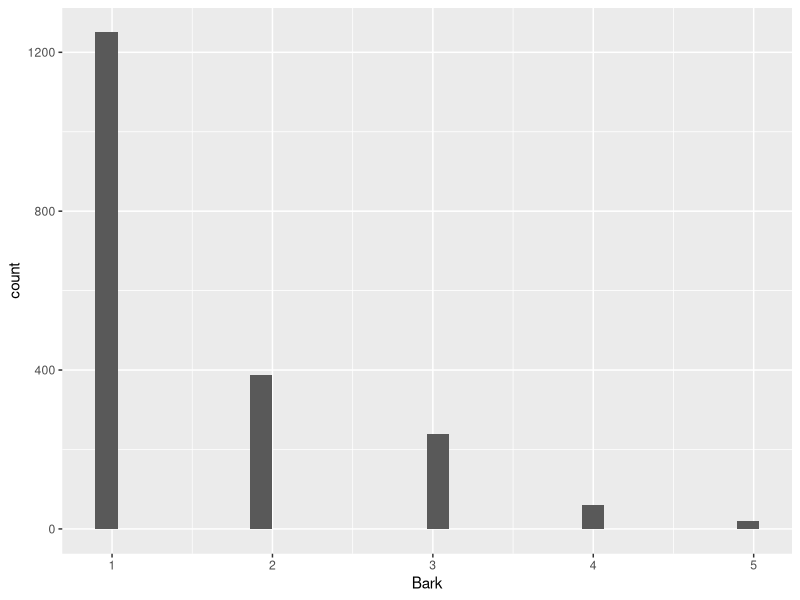
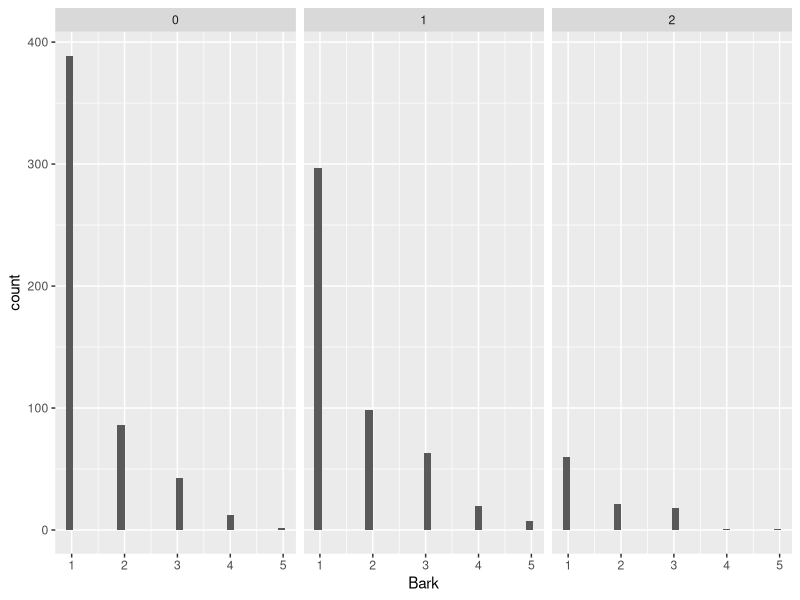
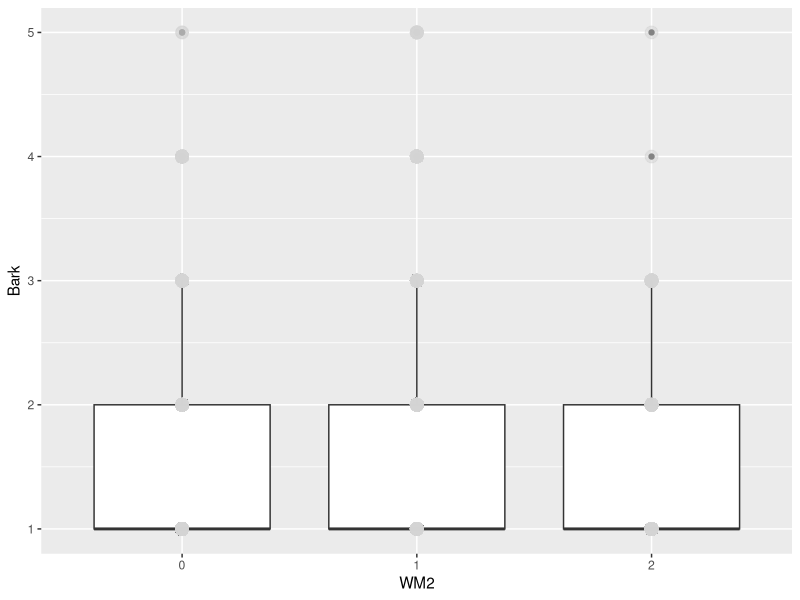
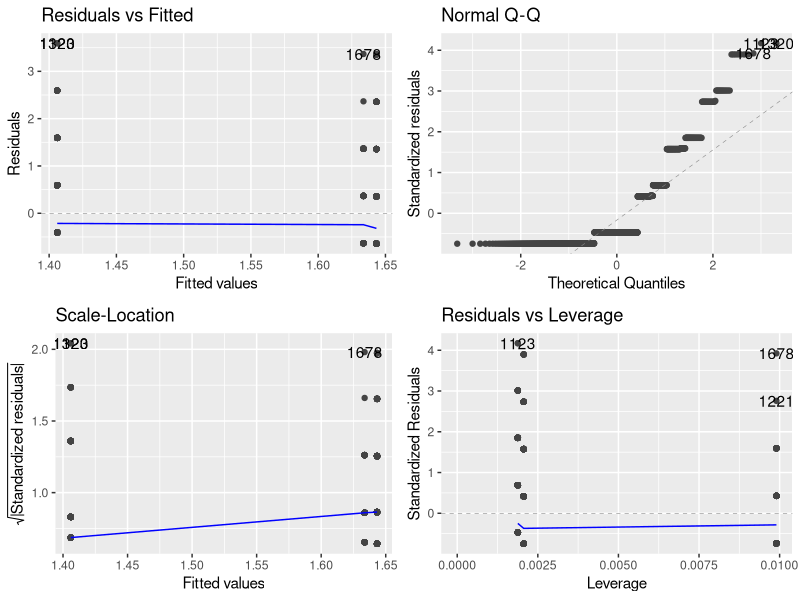
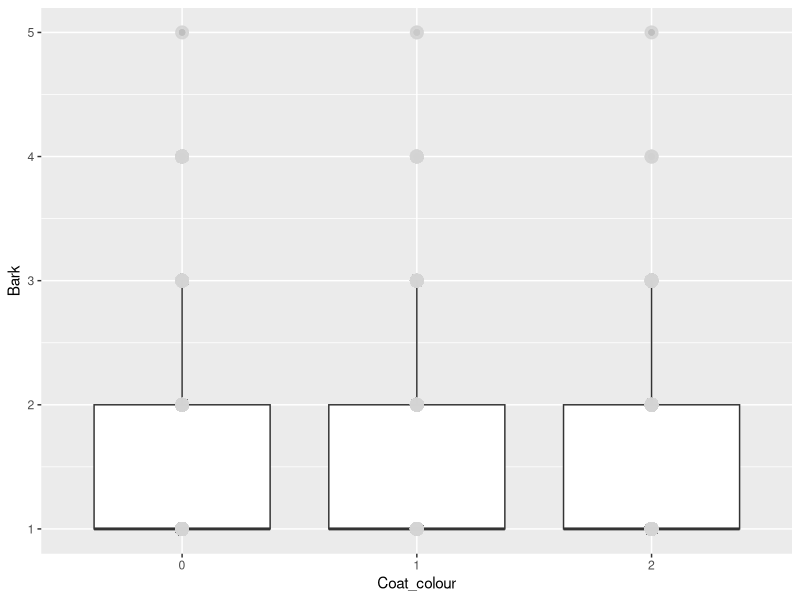
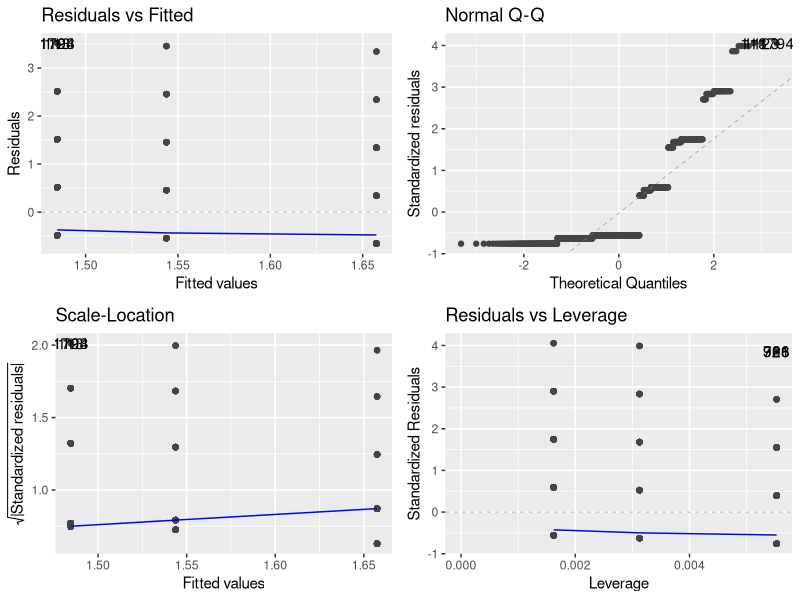
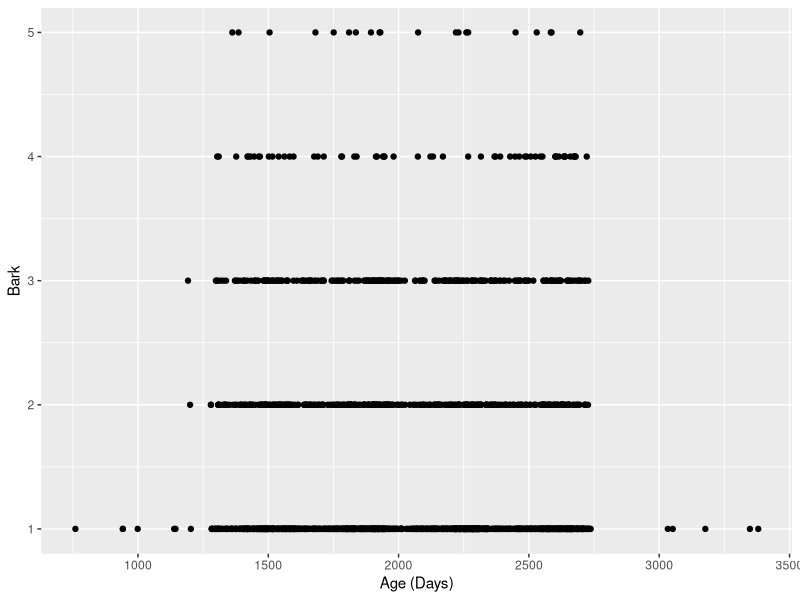
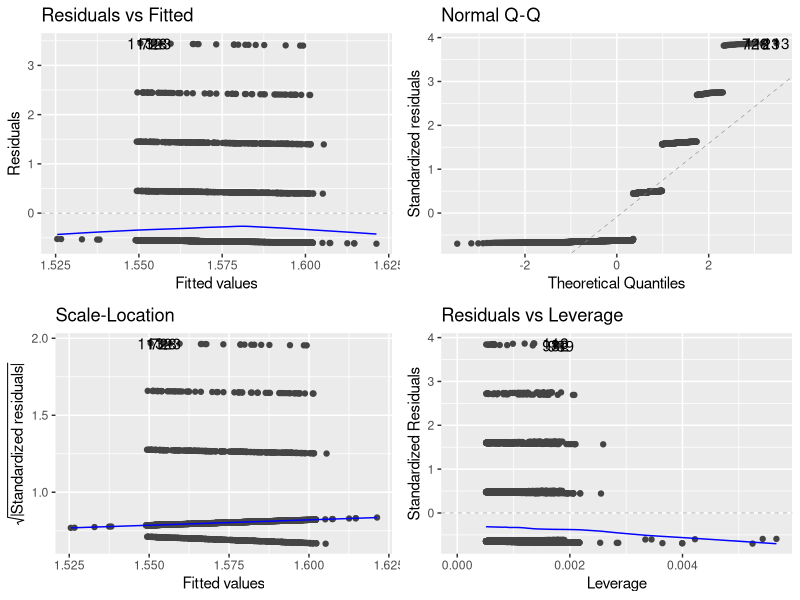

Write R code to recreate these figures, in order.
## ---- chunk 1
rm(list = ls())
library(tidyverse)
library(here)
library(ggfortify)
## ---- chunk 2
DOG <- read.csv(here("Data", "Secor-Cap-Dap-data.csv"))
## ---- chunk 3
DOG$Fixed <- DOG$Gender_status %% 2
## ---- chunk 4
summary(DOG)
## ---- chunk 5
ggplot(DOG, aes(x = Bark)) + geom_histogram()
## ---- chunk 6
ggplot(data = na.omit(DOG), aes(x = Bark)) + geom_histogram() + facet_wrap(~WM2)
## ---- chunk 7
DOG$WM2 <- as.factor(DOG$WM2)
ggplot(data = na.omit(DOG), aes(y = Bark, x = WM2)) + geom_boxplot() + geom_point(size = 4, color = 'lightgrey', alpha = 0.5)
## ---- chunk 8
jvelm <- lm(Bark ~ WM2, data = na.omit(DOG))
autoplot(jvelm)
summary(jvelm)
## ---- chunk 9
DOG$Coat_colour <- as.factor(DOG$Coat_colour)
ggplot(data = na.omit(DOG), aes(y = Bark, x = Coat_colour)) + geom_boxplot() + geom_point(size = 4, color = 'lightgrey', alpha = 0.5)
## ---- chunk 10
ccvelm <- lm(Bark ~ Coat_colour, data = na.omit(DOG))
autoplot(ccvelm)
summary(ccvelm)
## ---- chunk 11
ggplot(DOG, aes(y = Bark, x = Age)) + geom_point() + xlab("Age (Days)")
## ---- chunk 12
avelm <- lm(Bark ~ Age, data = DOG)
autoplot(avelm)
## ---- chunk 13
anova(avelm)
summary(avelm) # Starts at Call:
## ---- chunk 14
DOG$Health <- as.factor(DOG$Health)
ggplot(DOG, aes(x = Health, y = Bark)) + geom_boxplot() + geom_point(size = 4, color = 'lightgrey', alpha = 0.5)
## ---- chunk 15
t.test(Bark ~ Health, data = DOG)
## ---- chunk 16
DOG$Gender_status <- as.factor(DOG$Gender_status)
ggplot(data = na.omit(DOG), aes(y = Bark, x = Gender_status)) + geom_boxplot() + geom_point(size = 4, color = 'lightgrey', alpha = 0.5)
## ---- chunk 17
gsvelm <- lm(Bark ~ Gender_status, data = na.omit(DOG))
autoplot(gsvelm)
summary(gsvelm)
## ---- chunk 18
DOG$Fixed <- as.factor(DOG$Fixed)
ggplot(DOG, aes(x = Fixed, y = Bark)) + geom_boxplot() + geom_point(size = 4, color = 'lightgrey', alpha = 0.5)
## ---- chunk 19
fvelm <- lm(Bark ~ Fixed, data = na.omit(DOG))
autoplot(fvelm)
summary(fvelm)
## ---- chunk 20
DOG$InOut <- as.factor(DOG$InOut)
ggplot(data = na.omit(DOG), aes(x = InOut, y = Bark)) + geom_boxplot() + geom_point(size = 4, color = 'lightgrey', alpha = 0.5)
## ---- chunk 21
iovelm <- lm(Bark ~ InOut, data = na.omit(DOG))
autoplot(iovelm)
summary(iovelm)
## ---- chunk 22
DOG$TimeEx <- as.factor(DOG$TimeEx)
ggplot(data = na.omit(DOG), aes(x = TimeEx, y = Bark)) + geom_boxplot() + geom_point(size = 4, color = 'lightgrey', alpha = 0.5)
## ---- chunk 23
tevelm <- lm(Bark ~ TimeEx, data = na.omit(DOG))
autoplot(tevelm)
summary(tevelm)
